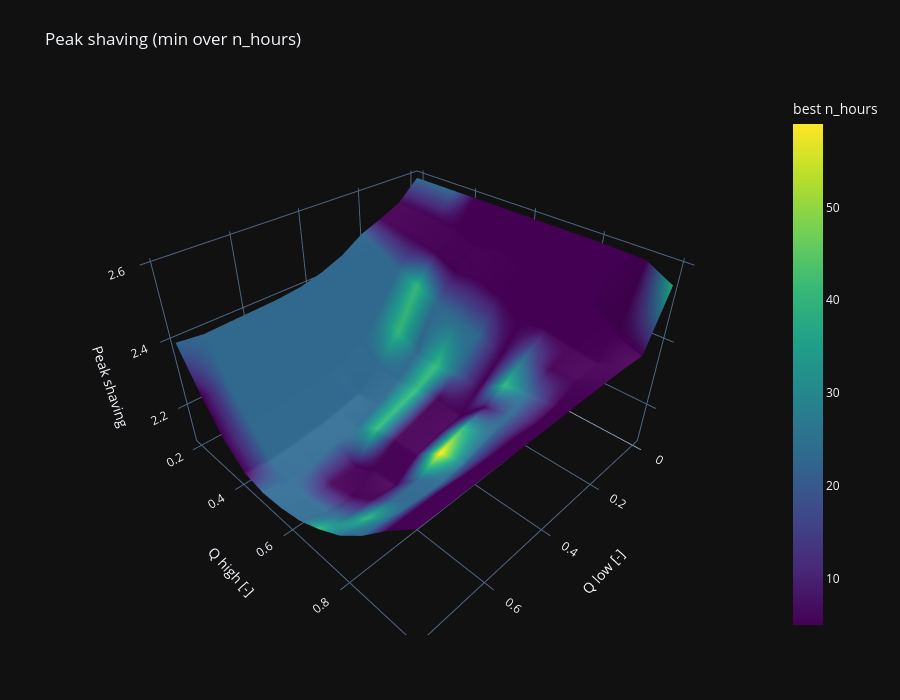
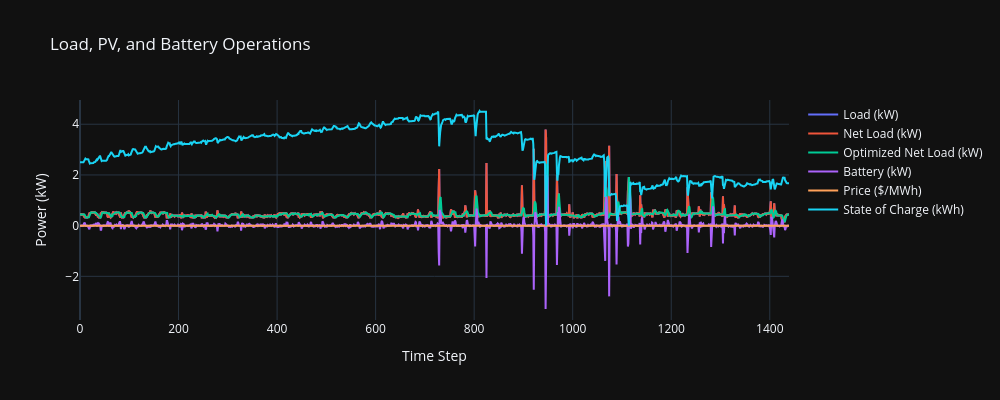

The notebook cell saved with these charts, in order:
### Markdown cell above
# Adversarial training
Inject adversarial noise into the load profile and retrain the model to improve robustness.
$$\tilde{L}_t=L_t+u_t, \quad u_t \geq 0$$
under Wasserstein budget constraint $\sum_{t=1}^T u_t \leq \varepsilon$:
$$
\max _{u \in \mathcal{U}} \ell(s, \theta ; L+u) \quad \text { s.t. } \quad \mathcal{U}=\left\{u \in \mathbb{R}_{\geq 0}^T: \sum_t u_t \leq \varepsilon, 0 \leq u_t \leq u_{\max }\right\}
$$
We follow a water-filling approach to solve the inner maximization problem.
$$
g_t \approx \frac{\ell\left(s, \theta ; L+\delta e_t\right)-\ell(s, \theta ; L)}{\delta}
$$
And we solve above maximisation problem using greedy water-filling algorithm:
sort indices by $g_t$ and allocate $u_t$ until budget $\varepsilon$ is exhausted.

### Code cell
specs['adversarial_perturbation'] = True
specs['adversarial_budget'] = 300*10  # total budget
PS_cube = np.full((n_q_low, n_q_high, n_hours), np.nan)

for i in range(n_q_low):
    for j in range(n_q_high):
        for k in range(n_hours):
            params = {
                'lower_q': float(Q_LOW[i, j, k]),
                'higher_q': float(Q_HIGH[i, j, k]),
                'n_hours': int(N_HOURS[i, j, k])
            }
            PS_cube[i, j, k] = rbc_peak_shaving(params, L_tr, price_tr, specs)

# collapse the N_HOURS dimension by taking the minimum over k
PS_min = np.nanmin(PS_cube, axis=2)

# find argmin indices along the N_HOURS axis and map to actual N_HOURS values
best_k = np.nanargmin(PS_cube, axis=2)               # indices into k dimension
best_n_hours = np.empty((n_q_low, n_q_high), dtype=int)
for i in range(n_q_low):
    for j in range(n_q_high):
        best_n_hours[i, j] = int(N_HOURS[i, j, best_k[i, j]])

# Prepare 2D grids for plotting (Q_LOW and Q_HIGH are constant along k)
Q_LOW_2D = Q_LOW[:, :, 0]
Q_HIGH_2D = Q_HIGH[:, :, 0]

fig = go.Figure(
    data=[
        go.Surface(
            z=PS_min,
            x=Q_LOW_2D,
            y=Q_HIGH_2D,
            surfacecolor=best_n_hours,
            colorscale="Viridis",
            colorbar=dict(title="best n_hours")
        )
    ]
)

fig.update_layout(
    title="Peak shaving (min over n_hours)",
    scene=dict(xaxis_title="Q low [-]", yaxis_title="Q high [-]", zaxis_title="Peak shaving"),
    autosize=False,
    width=900,
    height=700,
    margin=dict(l=65, r=50, b=65, t=90)
)

fig.show()


best_k = np.nanargmin(PS_cube, axis=2)
best_n_hours = np.empty(best_k.shape, dtype=int)
for ii in range(best_k.shape[0]):
    for jj in range(best_k.shape[1]):
        best_n_hours[ii, jj] = int(N_HOURS[ii, jj, best_k[ii, jj]])

# pick global optimum from the collapsed surface
idx = np.unravel_index(np.nanargmin(PS_min), PS_min.shape)
best_q_low = float(Q_LOW_2D[idx])
best_q_high = float(Q_HIGH_2D[idx])
best_n = int(best_n_hours[idx])

# build rolling thresholds (use integer window)
lower_threshold = pd.Series(L_te).rolling(window=best_n, min_periods=1).quantile(best_q_low).to_numpy()
upper_threshold = pd.Series(L_te).rolling(window=best_n, min_periods=1).quantile(best_q_high).to_numpy()

print("Best q_low = {:0.2f}, q_high = {:0.2f}, n_hours = {:d}".format(best_q_low, best_q_high, best_n))

p_battery = specs.get('c_bat_E_kwh', 1.0) * specs.get('energy_ratio', 1.0)

soc, p_batt, p_grid = rbc_thresholds(
    L_te,                     # net consumption array
    L_te * 0,                 # placeholder PV flag (kept for signature)
    capacity_kwh=specs.get('c_bat_E_kwh', 1.0),
    soc_start=specs.get('soc_start', 0.5),
    soc_min=specs.get('soc_min', 0.1),
    soc_max=specs.get('soc_max', 0.99),
    p_charge_max=p_battery,
    p_discharge_max=p_battery,
    eta_ch=specs.get('eta_ch', 0.99),
    eta_dis=specs.get('eta_dis', 0.99),
    dt_hours=1.0,
    noise_level=0,
    lower_threshold=lower_threshold,
    upper_threshold=upper_threshold
)

# plot
print('objective : {:0.2e}'.format(np.mean(p_grid**2)))
plot_results(0, specs.get('c_bat_E_kwh', 1.0), p_batt, soc * specs.get('c_bat_E_kwh', 1.0) / 20, L_te * 0, L_te, price_te * 0)

### Figure 1 — Plotly figure (JSON) as saved in the notebook; plotly's stock layout.template omitted (floating-point values rounded to 4 significant figures; data arrays with more than 128 entries replaced by an {"elided": "..."} marker saying what was removed)
{"data": [{"colorbar": {"title": {"text": "best n_hours"}}, "colorscale": [[0.0, "#440154"], [0.1111, "#482878"], [0.2222, "#3e4989"], [0.3333, "#31688e"], [0.4444, "#26828e"], [0.5556, "#1f9e89"], [0.6667, "#35b779"], [0.7778, "#6ece58"], [0.8889, "#b5de2b"], [1.0, "#fde725"]], "surfacecolor": {"elided": "12x12 int values"}, "x": {"elided": "12x12 float values"}, "y": {"elided": "12x12 float values"}, "z": {"elided": "12x12 float values"}, "type": "surface"}], "layout": {"margin": {"l": 65, "r": 50, "b": 65, "t": 90}, "title": {"text": "Peak shaving (min over n_hours)"}, "scene": {"xaxis": {"title": {"text": "Q low [-]"}}, "yaxis": {"title": {"text": "Q high [-]"}}, "zaxis": {"title": {"text": "Peak shaving"}}}, "autosize": false, "width": 900, "height": 700}}

### Figure 2 — Plotly figure (JSON) as saved in the notebook; plotly's stock layout.template omitted (floating-point values rounded to 4 significant figures; data arrays with more than 128 entries replaced by an {"elided": "..."} marker saying what was removed)
{"data": [{"mode": "lines", "name": "Load (kW)", "x": {"elided": "1440 int values"}, "y": {"elided": "1440 float values"}, "type": "scatter"}, {"mode": "lines", "name": "Net Load (kW)", "x": {"elided": "1440 int values"}, "y": {"elided": "1440 float values"}, "type": "scatter"}, {"mode": "lines", "name": "Optimized Net Load (kW)", "x": {"elided": "1440 int values"}, "y": {"elided": "1440 float values"}, "type": "scatter"}, {"mode": "lines", "name": "Battery (kW)", "x": {"elided": "1440 int values"}, "y": {"elided": "1440 float values"}, "type": "scatter"}, {"mode": "lines", "name": "Price ($/MWh)", "x": {"elided": "1440 int values"}, "y": {"elided": "1440 int values"}, "type": "scatter"}, {"mode": "lines", "name": "State of Charge (kWh)", "x": {"elided": "1440 int values"}, "y": {"elided": "1440 float values"}, "type": "scatter"}], "layout": {"title": {"text": "Load, PV, and Battery Operations"}, "xaxis": {"title": {"text": "Time Step"}}, "yaxis": {"title": {"text": "Power (kW)"}}, "hovermode": "x unified", "width": 1000, "height": 400}}
